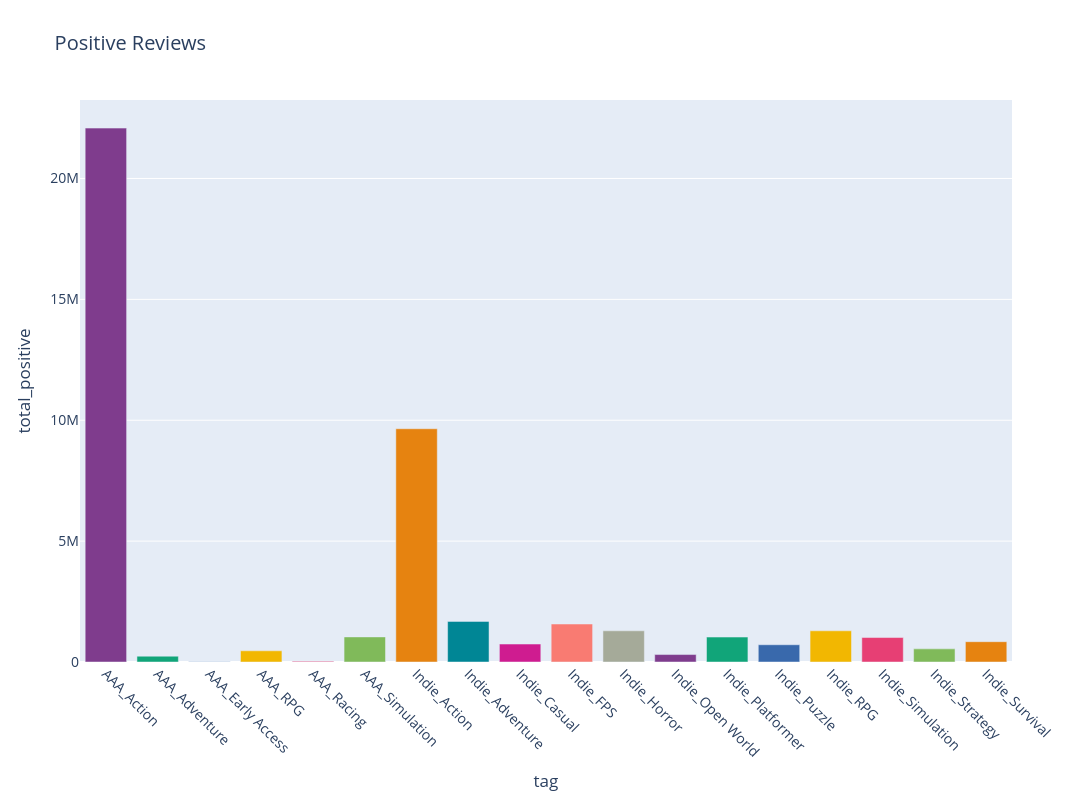

Notebook code for this chart:
### Markdown cell above
# **What are the tags have postive and negative reviews?**

### Code cell
fig2 = px.bar(
    data_frame=games_data.groupby('tag')['total_positive'].sum().reset_index(),
    x='tag',
    y='total_positive',
    title='Positive Reviews',
    labels={'tag': 'Tag', 'total_positive': 'Total Positive'},
    color='tag',
    color_discrete_sequence=px.colors.qualitative.Bold,
    height=800,
    width=1200
)


fig2.update_layout(
    xaxis_title='tag',
    yaxis_title='total_positive',
    showlegend=False,
    font=dict(size=14)
)


fig2.update_xaxes(tickangle=45)
fig2.show()

### Figure 1 — Plotly figure (JSON) as saved in the notebook; plotly's stock layout.template omitted (floating-point values rounded to 4 significant figures)
{"data": [{"hovertemplate": "Tag=%{x}<br>Total Positive=%{y}<extra></extra>", "legendgroup": "AAA_Action", "marker": {"color": "rgb(127, 60, 141)", "pattern": {"shape": ""}}, "name": "AAA_Action", "orientation": "v", "showlegend": true, "textposition": "auto", "type": "bar", "x": ["AAA_Action"], "xaxis": "x", "y": [22083623], "yaxis": "y"}, {"hovertemplate": "Tag=%{x}<br>Total Positive=%{y}<extra></extra>", "legendgroup": "AAA_Adventure", "marker": {"color": "rgb(17, 165, 121)", "pattern": {"shape": ""}}, "name": "AAA_Adventure", "orientation": "v", "showlegend": true, "textposition": "auto", "type": "bar", "x": ["AAA_Adventure"], "xaxis": "x", "y": [240177], "yaxis": "y"}, {"hovertemplate": "Tag=%{x}<br>Total Positive=%{y}<extra></extra>", "legendgroup": "AAA_Early Access", "marker": {"color": "rgb(57, 105, 172)", "pattern": {"shape": ""}}, "name": "AAA_Early Access", "orientation": "v", "showlegend": true, "textposition": "auto", "type": "bar", "x": ["AAA_Early Access"], "xaxis": "x", "y": [9124], "yaxis": "y"}, {"hovertemplate": "Tag=%{x}<br>Total Positive=%{y}<extra></extra>", "legendgroup": "AAA_RPG", "marker": {"color": "rgb(242, 183, 1)", "pattern": {"shape": ""}}, "name": "AAA_RPG", "orientation": "v", "showlegend": true, "textposition": "auto", "type": "bar", "x": ["AAA_RPG"], "xaxis": "x", "y": [462707], "yaxis": "y"}, {"hovertemplate": "Tag=%{x}<br>Total Positive=%{y}<extra></extra>", "legendgroup": "AAA_Racing", "marker": {"color": "rgb(231, 63, 116)", "pattern": {"shape": ""}}, "name": "AAA_Racing", "orientation": "v", "showlegend": true, "textposition": "auto", "type": "bar", "x": ["AAA_Racing"], "xaxis": "x", "y": [31376], "yaxis": "y"}, {"hovertemplate": "Tag=%{x}<br>Total Positive=%{y}<extra></extra>", "legendgroup": "AAA_Simulation", "marker": {"color": "rgb(128, 186, 90)", "pattern": {"shape": ""}}, "name": "AAA_Simulation", "orientation": "v", "showlegend": true, "textposition": "auto", "type": "bar", "x": ["AAA_Simulation"], "xaxis": "x", "y": [1037286], "yaxis": "y"}, {"hovertemplate": "Tag=%{x}<br>Total Positive=%{y}<extra></extra>", "legendgroup": "Indie_Action", "marker": {"color": "rgb(230, 131, 16)", "pattern": {"shape": ""}}, "name": "Indie_Action", "orientation": "v", "showlegend": true, "textposition": "auto", "type": "bar", "x": ["Indie_Action"], "xaxis": "x", "y": [9647755], "yaxis": "y"}, {"hovertemplate": "Tag=%{x}<br>Total Positive=%{y}<extra></extra>", "legendgroup": "Indie_Adventure", "marker": {"color": "rgb(0, 134, 149)", "pattern": {"shape": ""}}, "name": "Indie_Adventure", "orientation": "v", "showlegend": true, "textposition": "auto", "type": "bar", "x": ["Indie_Adventure"], "xaxis": "x", "y": [1679578], "yaxis": "y"}, {"hovertemplate": "Tag=%{x}<br>Total Positive=%{y}<extra></extra>", "legendgroup": "Indie_Casual", "marker": {"color": "rgb(207, 28, 144)", "pattern": {"shape": ""}}, "name": "Indie_Casual", "orientation": "v", "showlegend": true, "textposition": "auto", "type": "bar", "x": ["Indie_Casual"], "xaxis": "x", "y": [742263], "yaxis": "y"}, {"hovertemplate": "Tag=%{x}<br>Total Positive=%{y}<extra></extra>", "legendgroup": "Indie_FPS", "marker": {"color": "rgb(249, 123, 114)", "pattern": {"shape": ""}}, "name": "Indie_FPS", "orientation": "v", "showlegend": true, "textposition": "auto", "type": "bar", "x": ["Indie_FPS"], "xaxis": "x", "y": [1571988], "yaxis": "y"}, {"hovertemplate": "Tag=%{x}<br>Total Positive=%{y}<extra></extra>", "legendgroup": "Indie_Horror", "marker": {"color": "rgb(165, 170, 153)", "pattern": {"shape": ""}}, "name": "Indie_Horror", "orientation": "v", "showlegend": true, "textposition": "auto", "type": "bar", "x": ["Indie_Horror"], "xaxis": "x", "y": [1290444], "yaxis": "y"}, {"hovertemplate": "Tag=%{x}<br>Total Positive=%{y}<extra></extra>", "legendgroup": "Indie_Open World", "marker": {"color": "rgb(127, 60, 141)", "pattern": {"shape": ""}}, "name": "Indie_Open World", "orientation": "v", "showlegend": true, "textposition": "auto", "type": "bar", "x": ["Indie_Open World"], "xaxis": "x", "y": [307677], "yaxis": "y"}, {"hovertemplate": "Tag=%{x}<br>Total Positive=%{y}<extra></extra>", "legendgroup": "Indie_Platformer", "marker": {"color": "rgb(17, 165, 121)", "pattern": {"shape": ""}}, "name": "Indie_Platformer", "orientation": "v", "showlegend": true, "textposition": "auto", "type": "bar", "x": ["Indie_Platformer"], "xaxis": "x", "y": [1031006], "yaxis": "y"}, {"hovertemplate": "Tag=%{x}<br>Total Positive=%{y}<extra></extra>", "legendgroup": "Indie_Puzzle", "marker": {"color": "rgb(57, 105, 172)", "pattern": {"shape": ""}}, "name": "Indie_Puzzle", "orientation": "v", "showlegend": true, "textposition": "auto", "type": "bar", "x": ["Indie_Puzzle"], "xaxis": "x", "y": [713810], "yaxis": "y"}, {"hovertemplate": "Tag=%{x}<br>Total Positive=%{y}<extra></extra>", "legendgroup": "Indie_RPG", "marker": {"color": "rgb(242, 183, 1)", "pattern": {"shape": ""}}, "name": "Indie_RPG", "orientation": "v", "showlegend": true, "textposition": "auto", "type": "bar", "x": ["Indie_RPG"], "xaxis": "x", "y": [1290308], "yaxis": "y"}, {"hovertemplate": "Tag=%{x}<br>Total Positive=%{y}<extra></extra>", "legendgroup": "Indie_Simulation", "marker": {"color": "rgb(231, 63, 116)", "pattern": {"shape": ""}}, "name": "Indie_Simulation", "orientation": "v", "showlegend": true, "textposition": "auto", "type": "bar", "x": ["Indie_Simulation"], "xaxis": "x", "y": [1011950], "yaxis": "y"}, {"hovertemplate": "Tag=%{x}<br>Total Positive=%{y}<extra></extra>", "legendgroup": "Indie_Strategy", "marker": {"color": "rgb(128, 186, 90)", "pattern": {"shape": ""}}, "name": "Indie_Strategy", "orientation": "v", "showlegend": true, "textposition": "auto", "type": "bar", "x": ["Indie_Strategy"], "xaxis": "x", "y": [543001], "yaxis": "y"}, {"hovertemplate": "Tag=%{x}<br>Total Positive=%{y}<extra></extra>", "legendgroup": "Indie_Survival", "marker": {"color": "rgb(230, 131, 16)", "pattern": {"shape": ""}}, "name": "Indie_Survival", "orientation": "v", "showlegend": true, "textposition": "auto", "type": "bar", "x": ["Indie_Survival"], "xaxis": "x", "y": [840141], "yaxis": "y"}], "layout": {"barmode": "relative", "font": {"size": 14}, "height": 800, "legend": {"title": {"text": "Tag"}, "tracegroupgap": 0}, "showlegend": false, "title": {"text": "Positive Reviews"}, "width": 1200, "xaxis": {"anchor": "y", "categoryarray": ["AAA_Action", "AAA_Adventure", "AAA_Early Access", "AAA_RPG", "AAA_Racing", "AAA_Simulation", "Indie_Action", "Indie_Adventure", "Indie_Casual", "Indie_FPS", "Indie_Horror", "Indie_Open World", "Indie_Platformer", "Indie_Puzzle", "Indie_RPG", "Indie_Simulation", "Indie_Strategy", "Indie_Survival"], "categoryorder": "array", "domain": [0, 1], "tickangle": 45, "title": {"text": "tag"}}, "yaxis": {"anchor": "x", "domain": [0, 1], "title": {"text": "total_positive"}}}}
